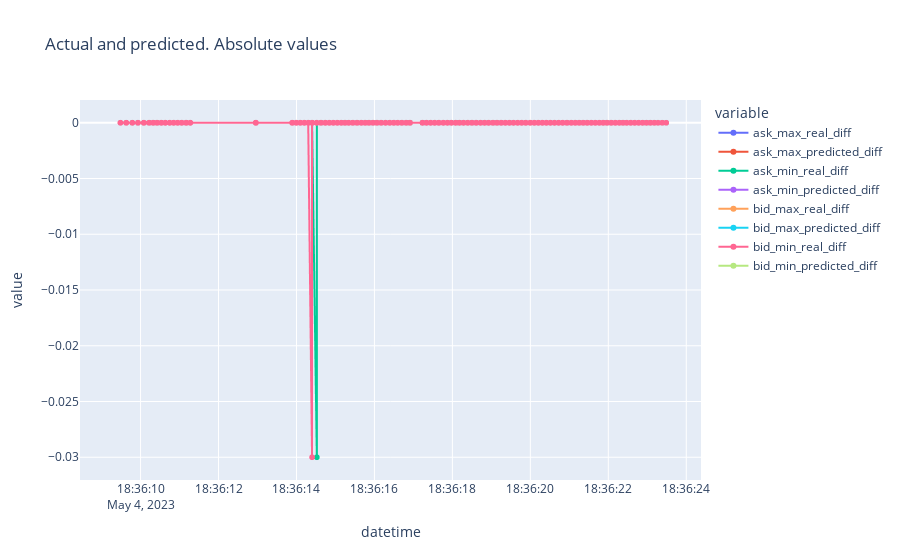

The code cell stored with this chart in its notebook:
### Code cell
px.line(predictions[["ask_max_real", "ask_max_predicted", "ask_min_real", "ask_min_predicted", \
                     "bid_max_real", "bid_max_predicted", "bid_min_real", "bid_min_predicted"]]\
        .diff().add_suffix("_diff"), \
        markers=True,title="Actual and predicted. Absolute values").show()

### Figure 1 — Plotly figure (JSON) as saved in the notebook; plotly's stock layout.template omitted (floating-point values rounded to 4 significant figures; data arrays with more than 128 entries replaced by an {"elided": "..."} marker saying what was removed)
{"data": [{"hovertemplate": "variable=ask_max_real_diff<br>datetime=%{x}<br>value=%{y}<extra></extra>", "legendgroup": "ask_max_real_diff", "line": {"color": "#636efa", "dash": "solid"}, "marker": {"symbol": "circle"}, "mode": "markers+lines", "name": "ask_max_real_diff", "showlegend": true, "type": "scattergl", "x": {"elided": "1000 str values"}, "xaxis": "x", "y": {"elided": "1000 int values"}, "yaxis": "y"}, {"hovertemplate": "variable=ask_max_predicted_diff<br>datetime=%{x}<br>value=%{y}<extra></extra>", "legendgroup": "ask_max_predicted_diff", "line": {"color": "#EF553B", "dash": "solid"}, "marker": {"symbol": "circle"}, "mode": "markers+lines", "name": "ask_max_predicted_diff", "showlegend": true, "type": "scattergl", "x": {"elided": "1000 str values"}, "xaxis": "x", "y": {"elided": "1000 null values"}, "yaxis": "y"}, {"hovertemplate": "variable=ask_min_real_diff<br>datetime=%{x}<br>value=%{y}<extra></extra>", "legendgroup": "ask_min_real_diff", "line": {"color": "#00cc96", "dash": "solid"}, "marker": {"symbol": "circle"}, "mode": "markers+lines", "name": "ask_min_real_diff", "showlegend": true, "type": "scattergl", "x": {"elided": "1000 str values"}, "xaxis": "x", "y": {"elided": "1000 float values"}, "yaxis": "y"}, {"hovertemplate": "variable=ask_min_predicted_diff<br>datetime=%{x}<br>value=%{y}<extra></extra>", "legendgroup": "ask_min_predicted_diff", "line": {"color": "#ab63fa", "dash": "solid"}, "marker": {"symbol": "circle"}, "mode": "markers+lines", "name": "ask_min_predicted_diff", "showlegend": true, "type": "scattergl", "x": {"elided": "1000 str values"}, "xaxis": "x", "y": {"elided": "1000 null values"}, "yaxis": "y"}, {"hovertemplate": "variable=bid_max_real_diff<br>datetime=%{x}<br>value=%{y}<extra></extra>", "legendgroup": "bid_max_real_diff", "line": {"color": "#FFA15A", "dash": "solid"}, "marker": {"symbol": "circle"}, "mode": "markers+lines", "name": "bid_max_real_diff", "showlegend": true, "type": "scattergl", "x": {"elided": "1000 str values"}, "xaxis": "x", "y": {"elided": "1000 int values"}, "yaxis": "y"}, {"hovertemplate": "variable=bid_max_predicted_diff<br>datetime=%{x}<br>value=%{y}<extra></extra>", "legendgroup": "bid_max_predicted_diff", "line": {"color": "#19d3f3", "dash": "solid"}, "marker": {"symbol": "circle"}, "mode": "markers+lines", "name": "bid_max_predicted_diff", "showlegend": true, "type": "scattergl", "x": {"elided": "1000 str values"}, "xaxis": "x", "y": {"elided": "1000 null values"}, "yaxis": "y"}, {"hovertemplate": "variable=bid_min_real_diff<br>datetime=%{x}<br>value=%{y}<extra></extra>", "legendgroup": "bid_min_real_diff", "line": {"color": "#FF6692", "dash": "solid"}, "marker": {"symbol": "circle"}, "mode": "markers+lines", "name": "bid_min_real_diff", "showlegend": true, "type": "scattergl", "x": {"elided": "1000 str values"}, "xaxis": "x", "y": {"elided": "1000 float values"}, "yaxis": "y"}, {"hovertemplate": "variable=bid_min_predicted_diff<br>datetime=%{x}<br>value=%{y}<extra></extra>", "legendgroup": "bid_min_predicted_diff", "line": {"color": "#B6E880", "dash": "solid"}, "marker": {"symbol": "circle"}, "mode": "markers+lines", "name": "bid_min_predicted_diff", "showlegend": true, "type": "scattergl", "x": {"elided": "1000 str values"}, "xaxis": "x", "y": {"elided": "1000 null values"}, "yaxis": "y"}], "layout": {"legend": {"title": {"text": "variable"}, "tracegroupgap": 0}, "title": {"text": "Actual and predicted. Absolute values"}, "xaxis": {"anchor": "y", "domain": [0, 1], "title": {"text": "datetime"}}, "yaxis": {"anchor": "x", "domain": [0, 1], "title": {"text": "value"}}}}
